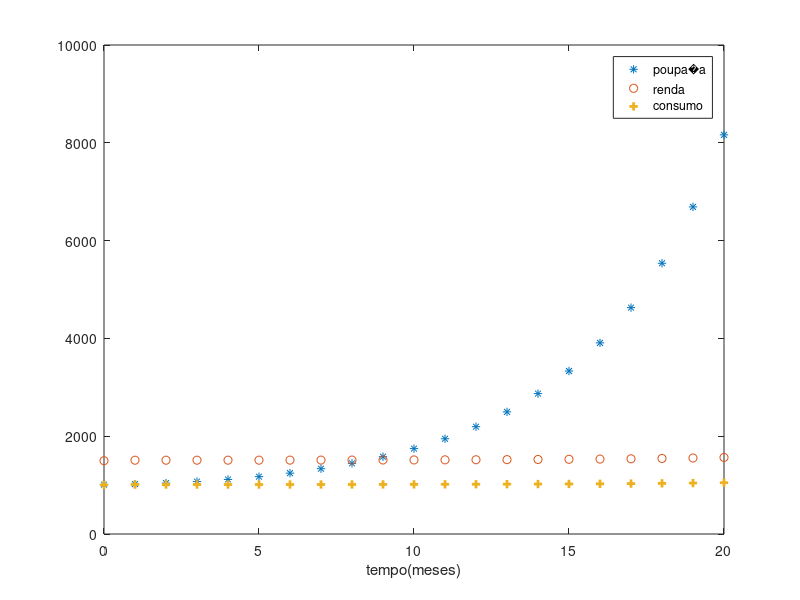

Here is the MATLAB script that generated this plot:
% or�amento familiar
clear all

%poupan�a inicial
p(1)=1010;

%constante de proporcionalidade
beta=0.67;
%juros da poupan�a
alpha= 0.01;
% sal�rio
r(1)= 1498.98;
c(1)=beta*r(1);
a= (1-beta) * alpha +1;
b= (1-beta)* r(1);
t = 0:1:20;

%valores de p,r,c

for i= 1:(length(t)-1)
  p(i+1)=((1+alpha)^(i))*p(i);
  r(i+1)=r(1)+alpha*p(i);
  c(i+1)=beta*r(i+1);
end

plot(t,p,'*',t,r,'o',t,c,'+','linewidth',2);

xlabel ('tempo(meses)');
legend ('poupa�a','renda','consumo');
